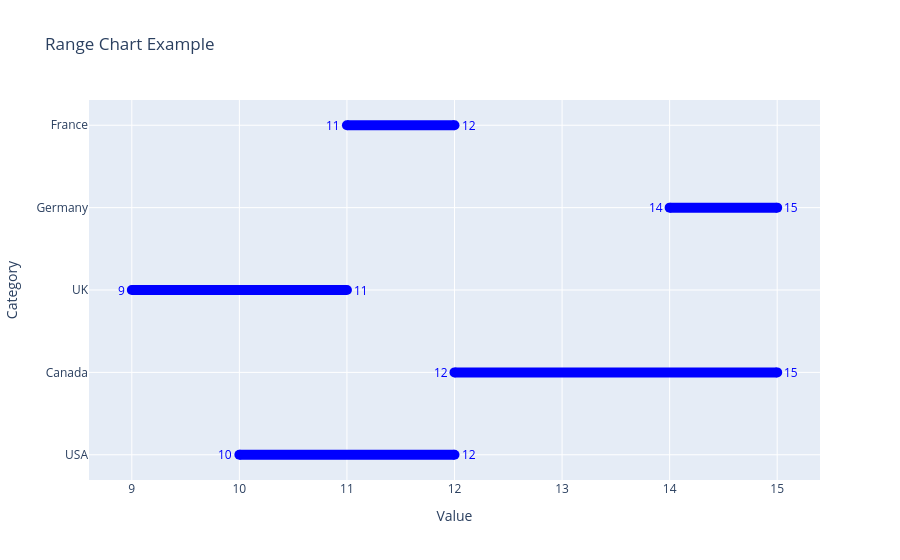

The notebook cell this image was saved under:
### Markdown cell above
## Range Chart - Example 1

### Code cell
fig_range = pxx.line_range(df=dumbbell_df, 
                           categories_col='Country', 
                           values1_col='2020', 
                           values2_col='2021',
                           label1='2020',
                           label2='2021',
                           title='Range Chart Example')
fig_range.show()

### Figure 1 — Plotly figure (JSON) as saved in the notebook; plotly's stock layout.template omitted (floating-point values rounded to 4 significant figures)
{"data": [{"line": {"color": "blue", "width": 10}, "mode": "lines", "showlegend": false, "type": "scatter", "x": [10, 12], "y": ["USA", "USA"]}, {"line": {"color": "blue", "width": 10}, "mode": "lines", "showlegend": false, "type": "scatter", "x": [12, 15], "y": ["Canada", "Canada"]}, {"line": {"color": "blue", "width": 10}, "mode": "lines", "showlegend": false, "type": "scatter", "x": [9, 11], "y": ["UK", "UK"]}, {"line": {"color": "blue", "width": 10}, "mode": "lines", "showlegend": false, "type": "scatter", "x": [14, 15], "y": ["Germany", "Germany"]}, {"line": {"color": "blue", "width": 10}, "mode": "lines", "showlegend": false, "type": "scatter", "x": [11, 12], "y": ["France", "France"]}, {"marker": {"color": "blue", "size": 10}, "mode": "markers", "name": "", "showlegend": false, "type": "scatter", "x": [10, 12, 9, 14, 11], "y": ["USA", "Canada", "UK", "Germany", "France"]}, {"marker": {"color": "blue", "size": 10}, "mode": "markers", "name": "", "showlegend": false, "type": "scatter", "x": [12, 15, 11, 15, 12], "y": ["USA", "Canada", "UK", "Germany", "France"]}], "layout": {"annotations": [{"font": {"color": "blue"}, "showarrow": false, "text": "10", "x": 10, "xanchor": "right", "xshift": -5, "y": "USA", "yanchor": "middle"}, {"font": {"color": "blue"}, "showarrow": false, "text": "12", "x": 12, "xanchor": "left", "xshift": 5, "y": "USA", "yanchor": "middle"}, {"font": {"color": "blue"}, "showarrow": false, "text": "12", "x": 12, "xanchor": "right", "xshift": -5, "y": "Canada", "yanchor": "middle"}, {"font": {"color": "blue"}, "showarrow": false, "text": "15", "x": 15, "xanchor": "left", "xshift": 5, "y": "Canada", "yanchor": "middle"}, {"font": {"color": "blue"}, "showarrow": false, "text": "9", "x": 9, "xanchor": "right", "xshift": -5, "y": "UK", "yanchor": "middle"}, {"font": {"color": "blue"}, "showarrow": false, "text": "11", "x": 11, "xanchor": "left", "xshift": 5, "y": "UK", "yanchor": "middle"}, {"font": {"color": "blue"}, "showarrow": false, "text": "14", "x": 14, "xanchor": "right", "xshift": -5, "y": "Germany", "yanchor": "middle"}, {"font": {"color": "blue"}, "showarrow": false, "text": "15", "x": 15, "xanchor": "left", "xshift": 5, "y": "Germany", "yanchor": "middle"}, {"font": {"color": "blue"}, "showarrow": false, "text": "11", "x": 11, "xanchor": "right", "xshift": -5, "y": "France", "yanchor": "middle"}, {"font": {"color": "blue"}, "showarrow": false, "text": "12", "x": 12, "xanchor": "left", "xshift": 5, "y": "France", "yanchor": "middle"}], "title": {"text": "Range Chart Example"}, "xaxis": {"title": {"text": "Value"}}, "yaxis": {"title": {"text": "Category"}}}}
